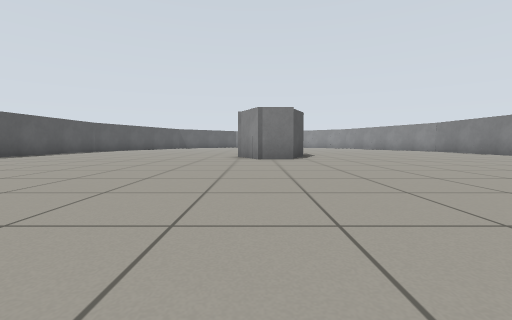
view 1 (above)

21 first-person views from a walk through a robot-simulator world made for Gazebo. The camera is 0.5 m above the floor, tilts 4° down and sees 90° across. The floor is counted in squares, 1 m on a side. Each view is taken from the middle of a square. On the plan, view 1 faces up. The plan holds only what a view shows up to about 9 squares ahead; the rest is blank. The place goes on beyond the plan.

view 2
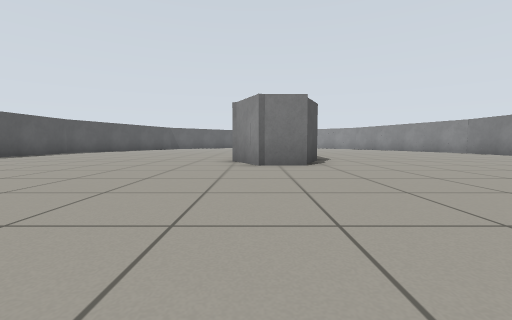

view 3
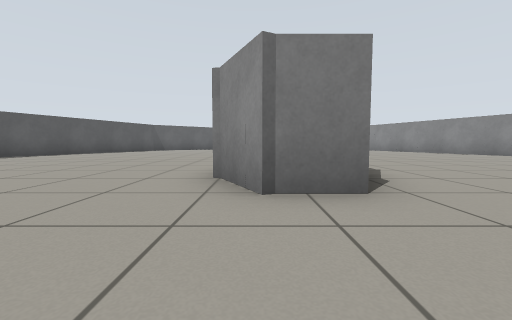

view 4
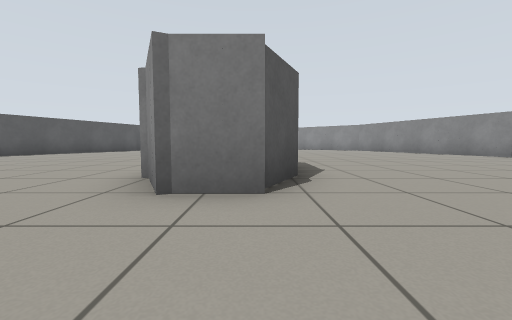

view 5
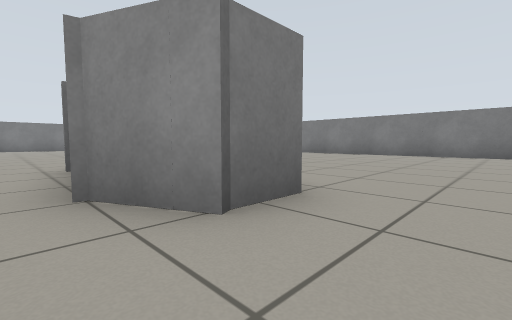

view 6
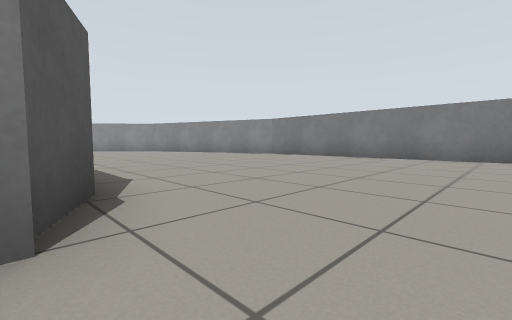

view 7
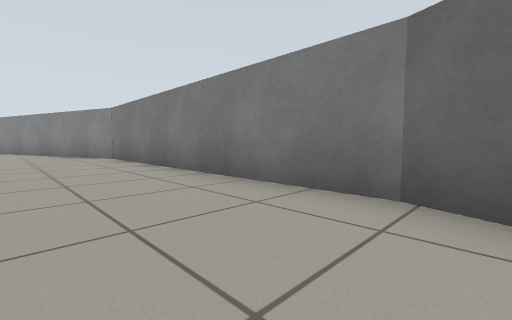

view 8
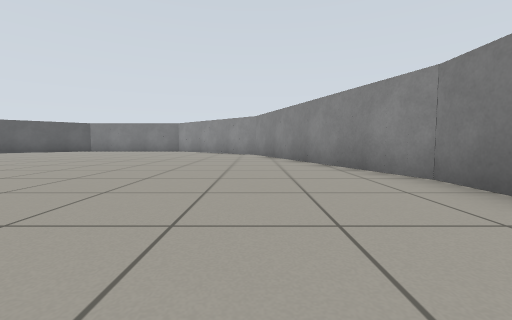

view 9
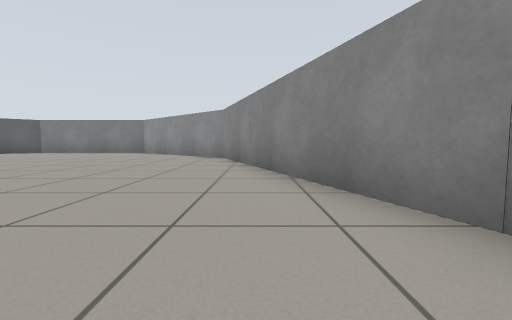

view 10
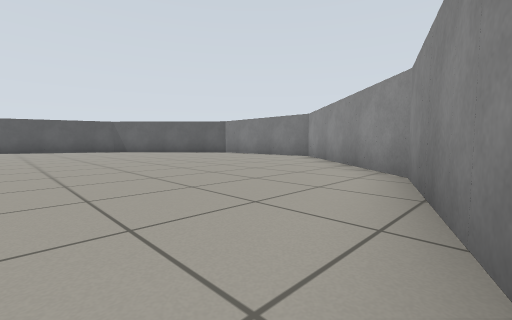

view 11
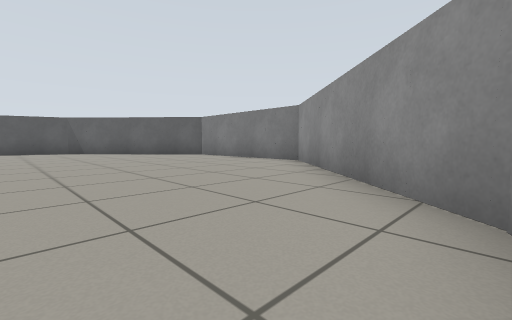

view 12
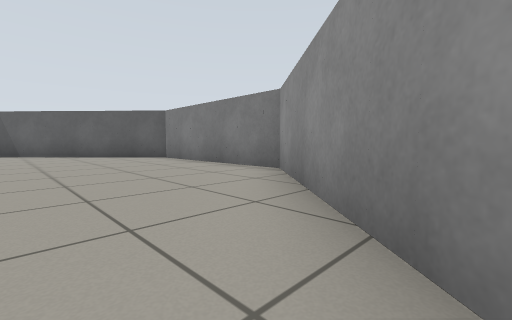

view 13
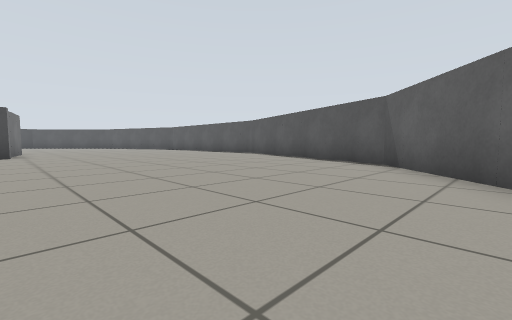

view 14
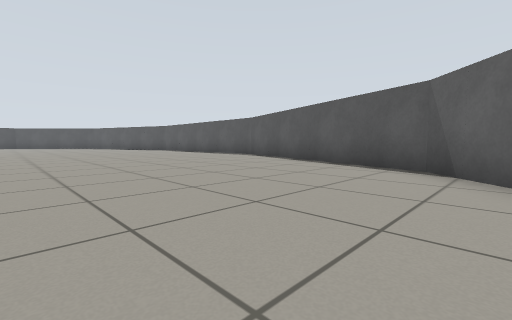

view 15
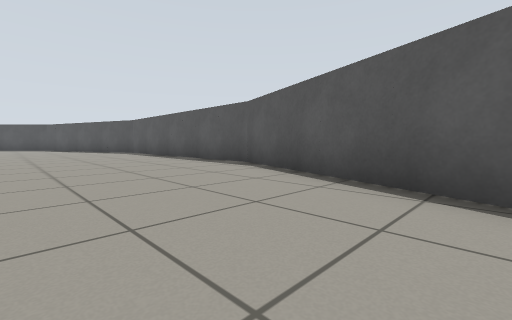

view 16
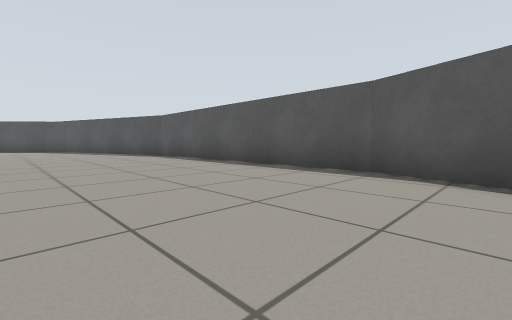

view 17
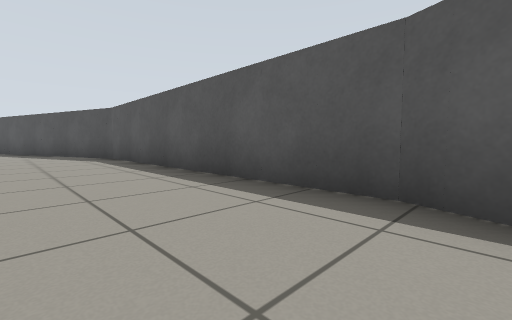

view 18
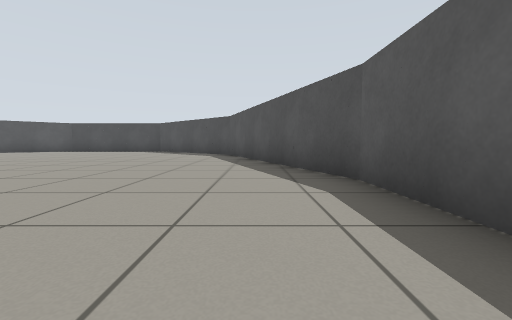

view 19
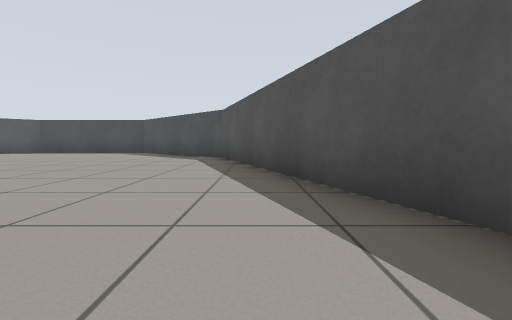

view 20
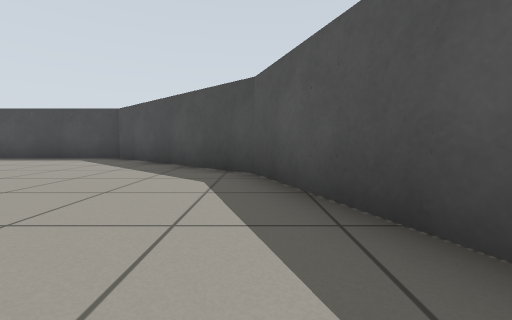

view 21
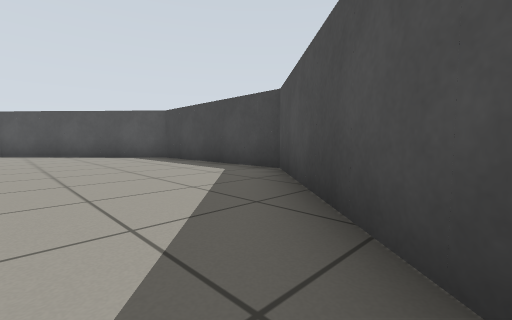

### Floor plan
Points are (right, up) in squares from view 1. A wall is a line through its corners. A room is listed if a view was taken in it or the views show most of it. See-through windows are left out.
Room 1 (views 1, 2, 3, 4, 5, 6, 7, 8, 9, 10, 11, 12, 13, 14, 15, 16, 17, 18, 19, 20, 21)
walls: (-0.4, 9.5) (0, 11.6); (1.7, 8.9) (1, 7.5) (0, 7.5) (-0.5, 8.5); (9.1, 4.9) (9.4, 5.7) (9.4, 13.4) (7, 20) (2.9, 23.8) (-1.9, 23.8) (-6, 20) (-8.4, 13.4) (-8.4, 5.7) (-6, -1) (-1.9, -4.8) (2.9, -4.8) (7, -1)

Where each view was taken, in squares from view 1:
view 1: 0 up, 0 right, facing up
view 2: 2 up, 0 right, facing up
view 3: 5 up, 0 right, facing up
view 4: 5 up, 1 right, facing up
view 5: 6 up, 1 left, facing up-right
view 6: 6 up, 1 right, facing up-right
view 7: 5 up, 7 right, facing up-right
view 8: 10 up, 7 right, facing up
view 9: 12 up, 8 right, facing up
view 10: 16 up, 8 right, facing up-left
view 11: 18 up, 7 right, facing up-left
view 12: 20 up, 6 right, facing up-left
view 13: 22 up, 0 right, facing down-left
view 14: 21 up, 1 left, facing down-left
view 15: 18 up, 4 left, facing down-left
view 16: 15 up, 4 left, facing down-left
view 17: 14 up, 6 left, facing down-left
view 18: 9 up, 7 left, facing down
view 19: 7 up, 7 left, facing down
view 20: 3 up, 6 left, facing down
view 21: 1 down, 5 left, facing down-right
